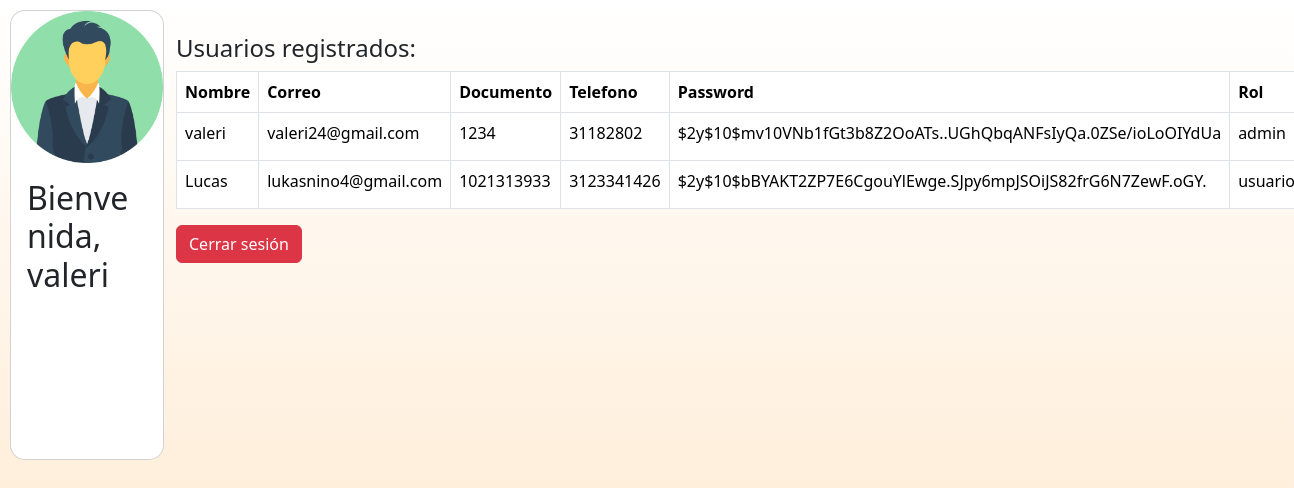
Page /views/html/perfil.php (signed in) on the committed database.
### tables this page shows
CREATE TABLE `usuarios` (
  `id_usuario` int(11) NOT NULL,
  `rol` enum('usuario','admin') NOT NULL,
  `nombre` varchar(255) NOT NULL,
  `documento` int(15) NOT NULL,
  `telefono` varchar(50) NOT NULL,
  `correo` varchar(255) NOT NULL,
  `password` varchar(255) NOT NULL
);

### configs/conexion.php (called while the page is built, shortened)
<?php
class Database {
    private static $host = "localhost";
    private static $dbname = "restaurante";
    private static $username = "admin";
    private static $password = "3456";
    private static $charset = "utf8mb4";
    private static $pdo = null;
    public static function connect() {
        if (self::$pdo === null) {
            try {
                $dn = "mysql:host=" . self::$host . ";dbname=" . self::$dbname . ";charset=" . self::$charset;
                self::$pdo = new PDO($dn, self::$username, self::$password);
                self::$pdo->setAttribute(PDO::ATTR_ERRMODE, PDO::ERRMODE_EXCEPTION);
            } catch (PDOException $e) {
                die("Error de conexión: " . $e->getMessage());
            }
        }
        return self::$pdo;
    }
}
?>

### models/usuario.php (called while the page is built, shortened)
<?php
require_once __DIR__ . "/../configs/conexion.php";
class Usuario {
    private $db;
    public function __construct() {
        $this->db = Database::connect();
    }
    public function listarUsuarios() {
        $sql = "SELECT id_usuario, nombre, correo, documento, telefono, password, rol FROM usuarios";
        $stmt  = $this->db->prepare($sql);
        $stmt->execute();
        return $stmt->fetchAll(PDO::FETCH_ASSOC);
    }
}
?>

### views/html/perfil.php (the view, shortened to what this page needs)
<?php
require_once "../../models/usuario.php";
$modelUsuario = new Usuario();
$usuarios = $modelUsuario->listarUsuarios();
?>
<!DOCTYPE html>
<html lang="es">
<head>
      <link href="https://cdn.jsdelivr.net/npm/bootstrap@5.3.3/dist/css/bootstrap.min.css" rel="stylesheet">
    <link href="https://cdn.jsdelivr.net/npm/bootstrap@5.3.3/dist/css/bootstrap.min.css" rel="stylesheet">
</head>
<body style="background: linear-gradient(white,bisque); height:100vh; display: flex;">
    <div style="margin: 10px;width:100%; display:flex; flex-direction:row;">
        <div class="card" style="width:350px; height:450px;border-radius:15px;">
            <img class="card-img-top" src="../img/usuario.png" alt="Card image" style="width:100%">
            <div class="card-body">
            <h2>Bienvenida, <?php echo htmlspecialchars($_SESSION['usuario']['nombre']); ?></h2>
            </div>
        </div>
    <div class="container mt-4" >
        <h4>Usuarios registrados:</h4>
        <table class="table table-bordered">
            <thead>
                <tr>
                    <th>Nombre</th>
                    <th>Correo</th>
                    <th>Documento</th>
                    <th>Telefono</th>
                    <th>Password</th>
                    <th>Rol</th>
                </tr>
            </thead>
            <tbody>
                <?php foreach ($usuarios as $user): ?>
                    <tr>
                        <td><?php echo htmlspecialchars($user['nombre']); ?></td>
                        <td><?php echo htmlspecialchars($user['correo']); ?></td>
                        <td><?php echo htmlspecialchars($user['documento']); ?></td>
                        <td><?php echo htmlspecialchars($user['telefono']); ?></td>
                        <td><?php echo htmlspecialchars($user['password']); ?></td>
                        <td><?php echo htmlspecialchars($user['rol']); ?></td>
                    </tr>
                <?php endforeach; ?>
            </tbody>
        </table>
        <a href="cerrarsesion.php" class="btn btn-danger">Cerrar sesión</a>
    </div>
    </div>
</body>
</html>

### rows in the picture
usuarios: nombre "valeri", correo "valeri24@gmail.com", documento "1234", telefono "31182802", password "$2y$10$mv10VNb1fGt3b8Z2OoATs..UGhQbqANFsIyQa.0ZSe/ioLoOIYdUa", rol "admin"
usuarios: nombre "Lucas", correo "lukasnino4@gmail.com", documento "1021313933", telefono "3123341426", password "$2y$10$bBYAKT2ZP7E6CgouYlEwge.SJpy6mpJSOiJS82frG6N7ZewF.oGY.", rol "usuario"

### other values in the picture
$_SESSION['usuario']['nombre'] "valeri"
